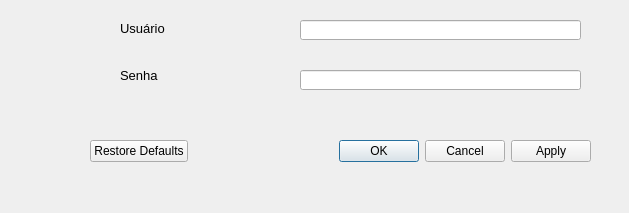
<?xml version="1.0" encoding="UTF-8"?>
<ui version="4.0">
 <class>Dialog</class>
 <widget class="QDialog" name="Dialog">
  <property name="geometry">
   <rect>
    <x>0</x>
    <y>0</y>
    <width>629</width>
    <height>213</height>
   </rect>
  </property>
  <property name="windowTitle">
   <string>Dialog</string>
  </property>
  <widget class="QLabel" name="label">
   <property name="geometry">
    <rect>
     <x>120</x>
     <y>20</y>
     <width>51</width>
     <height>16</height>
    </rect>
   </property>
   <property name="font">
    <font>
     <pointsize>10</pointsize>
    </font>
   </property>
   <property name="text">
    <string>Usuário</string>
   </property>
  </widget>
  <widget class="QLabel" name="label_6">
   <property name="geometry">
    <rect>
     <x>120</x>
     <y>60</y>
     <width>41</width>
     <height>31</height>
    </rect>
   </property>
   <property name="font">
    <font>
     <pointsize>10</pointsize>
    </font>
   </property>
   <property name="text">
    <string>Senha</string>
   </property>
   <property name="wordWrap">
    <bool>true</bool>
   </property>
  </widget>
  <widget class="QDialogButtonBox" name="buttonBox">
   <property name="geometry">
    <rect>
     <x>90</x>
     <y>140</y>
     <width>501</width>
     <height>23</height>
    </rect>
   </property>
   <property name="standardButtons">
    <set>QDialogButtonBox::Apply|QDialogButtonBox::Cancel|QDialogButtonBox::Ok|QDialogButtonBox::RestoreDefaults</set>
   </property>
  </widget>
  <widget class="QLineEdit" name="lineEdit">
   <property name="geometry">
    <rect>
     <x>300</x>
     <y>20</y>
     <width>281</width>
     <height>20</height>
    </rect>
   </property>
  </widget>
  <widget class="QLineEdit" name="lineEdit_2">
   <property name="geometry">
    <rect>
     <x>300</x>
     <y>70</y>
     <width>281</width>
     <height>20</height>
    </rect>
   </property>
  </widget>
 </widget>
 <resources/>
 <connections/>
</ui>
